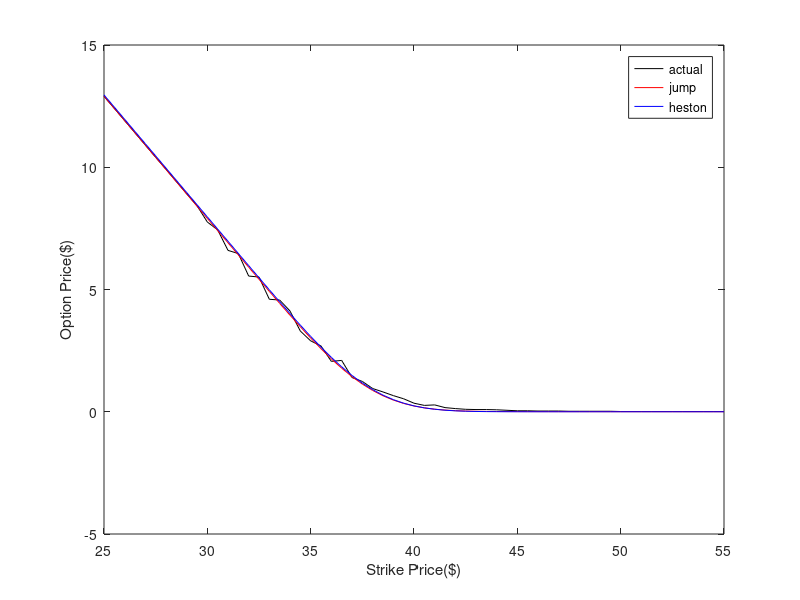
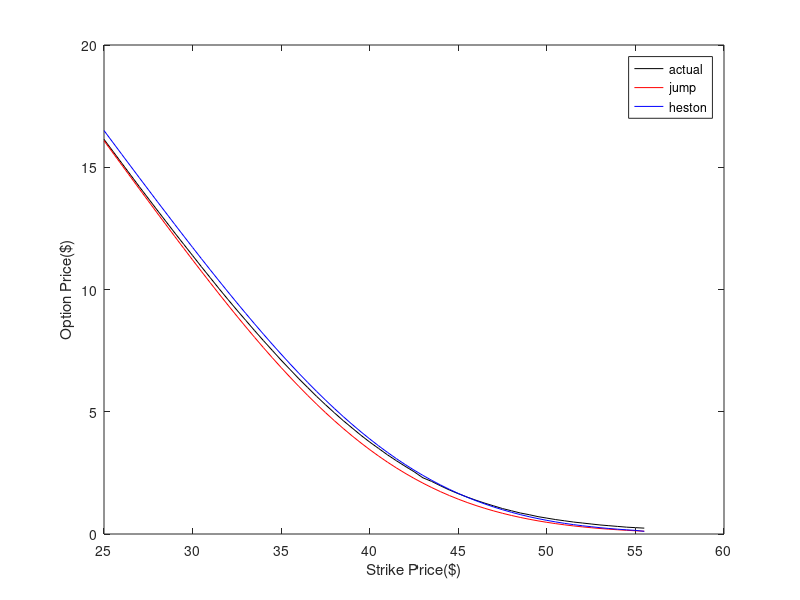

Recreate these plots in MATLAB, in order.
clc, clear
%CLJ16 Oil Future Options
%import CLJ16 options data
fileID = fopen('CLJ.txt');   
C = textscan(fileID,'%f %f %f %f');
fclose(fileID);

%1st column--strike price of CLJ16; 
%2nd column--market price; 
%3rd column--estimated price under heston-jumps model;
%4th column--estimated price under heston model
strike1=C{1};  
actual1=C{2};
jump1=C{3};
heston1=C{4};

%plot prices (market prices--black; jumps prices--red; heston prices--blue)
figure
plot(strike1,actual1,'k')
hold on;
plot(strike1,jump1,'r')
hold on;
plot(strike1,heston1,'b')
ylabel('Option Price($)') % label for y axis
xlabel('Strike Price($)') % label for x axis
legend('actual','jump','heston')
%print -depsc CLJ.eps


%err11--SSE between market prices and jumps prices
%err21--SSE between market prices and heston prices
err11=sum((actual1(:)-jump1(:)).^2)
err21=sum((actual1(:)-heston1(:)).^2)




%CLM16 Oil Future Options
%import CLJ16 options data
fileID = fopen('CLM.txt');
D = textscan(fileID,'%f %f %f %f');
fclose(fileID);
%1st column--market price of CLM16; 
%2nd column--estimated price under heston-jumps model;
%3rd column--estimated price under heston model;
%4th column--strike price
actual2=D{1};
jump2=D{2};
heston2=D{3};
strike2=D{4};

%plot prices (market prices--black; jumps prices--red; heston prices--blue)
figure
plot(strike2,actual2,'k')
hold on;
plot(strike2,jump2,'r')
hold on;
plot(strike2,heston2,'b')
ylabel('Option Price($)') % label for y axis
xlabel('Strike Price($)') % label for x axis
legend('actual','jump','heston')
%print -depsc CLM.eps


%err12--SSE between market prices and jumps prices
%err22--SSE between market prices and heston prices
err12=sum((actual2(:)-jump2(:)).^2)
err22=sum((actual2(:)-heston2(:)).^2)




